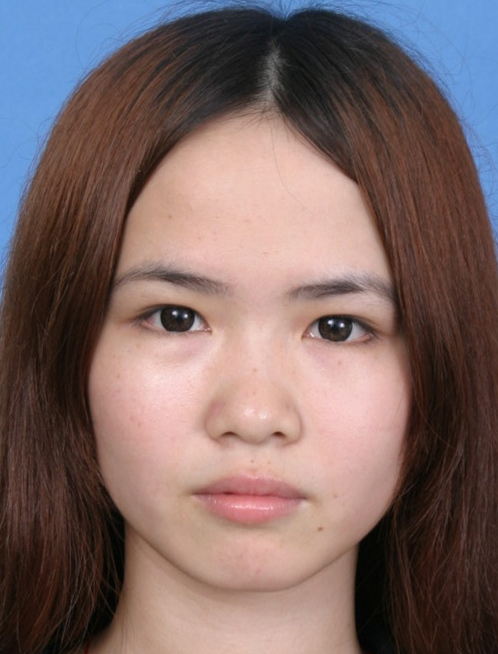
#> input picture tools/test1.jpg, 498 x 654 px
$ python drawpic.py   (Python 2 division)
#> lines starting #> are read from the running program, lines starting #| are printed output that depends on the picture; after the words box and inside, x2 and y2 are one past the last pixel; in counts of white or black regions, pixels touching at a corner belong together
import cv2
import numpy

im = cv2.imread("test1.jpg")
#> im is the input picture: shape (654, 498, 3); mean B, G, R 101, 102.9, 124
landmarks = numpy.loadtxt('landmark1.txt', delimiter=',', usecols=range(136))

for idx in range(0, len(landmarks)/2):
    cv2.circle(im, (int(landmarks[idx * 2]), int(landmarks[idx * 2 + 1])), 1, (0, 0, 255), -1)
    cv2.imshow("image", im)
    cv2.waitKey(0)
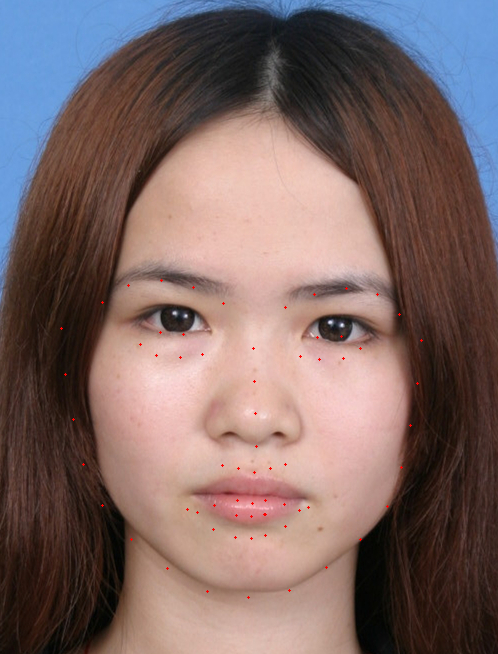
#> im: shape (654, 498, 3); 0.1% of pixels changed, all inside (x1, y1, x2, y2) = (60, 279, 423, 599)
